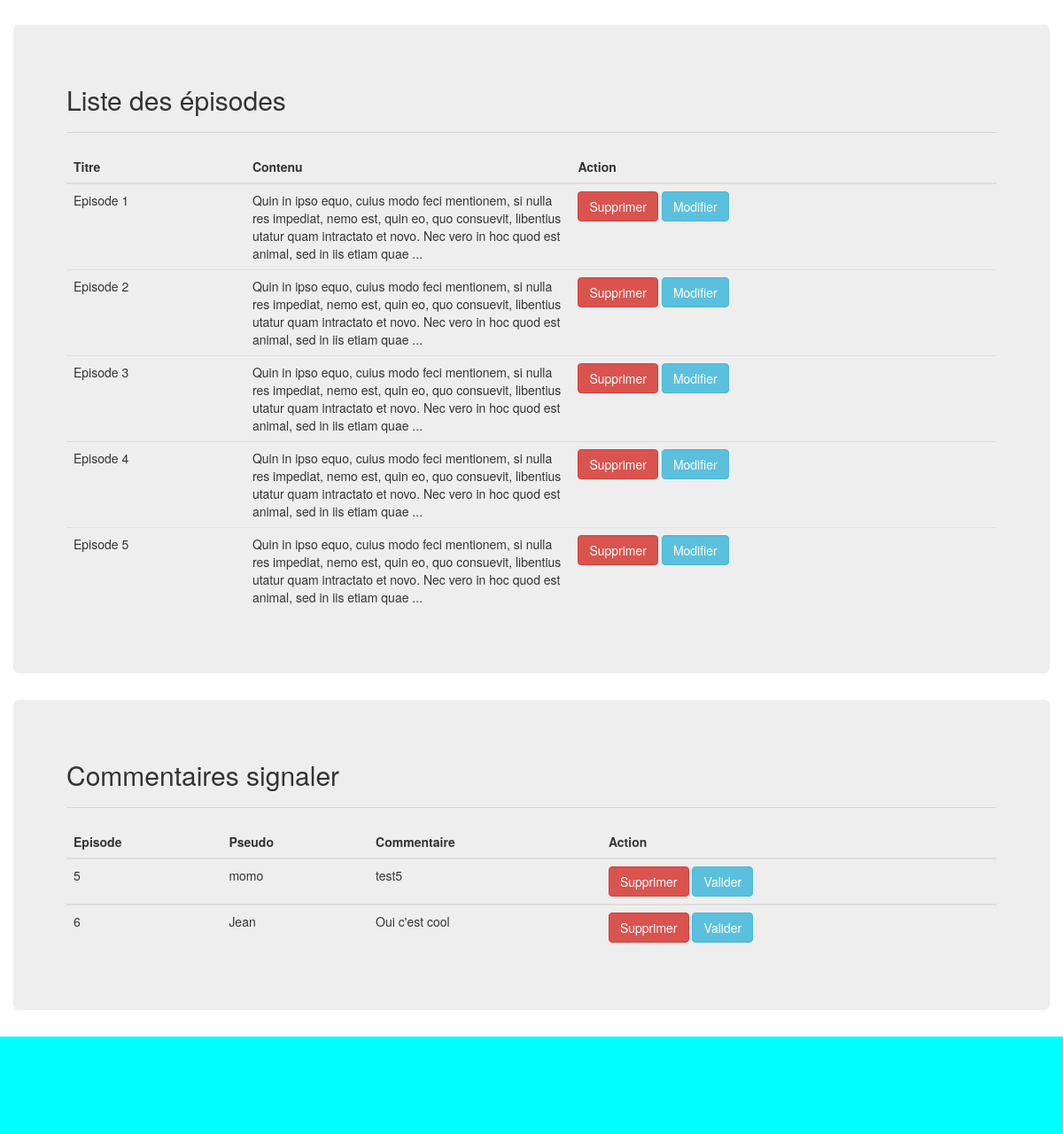
Page /Admin/index.php (signed in, lower part) on the earlier database version.
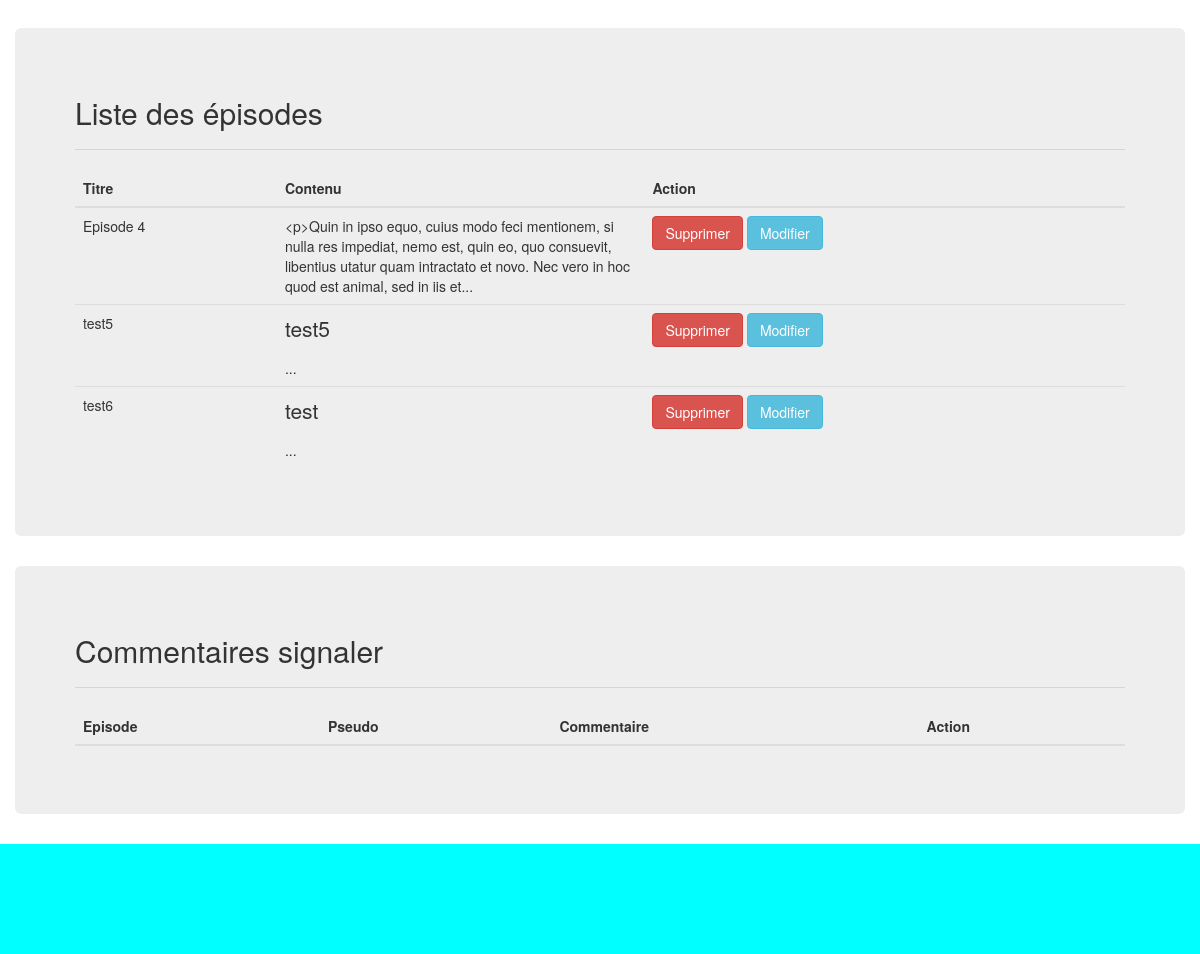
Same page on the later database version.
### tables this page shows
CREATE TABLE `billets` (
  `ID` int(11) NOT NULL,
  `titre` varchar(255) NOT NULL,
  `image` varchar(1000) NOT NULL,
  `contenu` text NOT NULL,
  `date_creation` datetime NOT NULL
);

CREATE TABLE `commentaires` (
  `ID` int(11) NOT NULL,
  `pseudo` varchar(255) NOT NULL,
  `commentaire` text NOT NULL,
  `id_billet` int(11) NOT NULL,
  `date_creation` datetime DEFAULT NULL,
  `signaler` int(11) NOT NULL DEFAULT '0'
);

### Admin/Controleur/ControleurAdmin.php (called while the page is built, shortened)
<?php
require_once 'Model/Admin.php';
require_once 'Vue/Vue.php';
class ControleurAdmin {
	private $admin;
  	public function __construct() {
    	$this->admin = new Admin();
  	}
  	public function AcceuilAdm() {
      $modifArticle = '';
      $billets = $this->admin->getBillets();
      $alertes = $this->admin->getAlertes();
      $vue = new Vue("Admin");
      $vue->generer(array(
        'billets' => $billets,
        'alertes' => $alertes,
        'modifArticle' => $modifArticle));
  }
}

### Admin/index.php (called while the page is built)
<?php
require 'Controleur/RouteurAdmin.php';
$routeur = new Routeur();
$routeur->routerRequete();

### Admin/Model/Admin.php (called while the page is built, shortened)
<?php
require_once 'Model/Modele.php';
class Admin extends Modele {
  public function getBillets() {
    $sql = 'select ID as id, DATE_FORMAT(date_creation, "%d/%m/%Y à %Hh%imin%ss") as date, titre, image, contenu from billets LIMIT 0,5';
    $billets = $this->executerRequete($sql);
    return $billets;
  }
  public function getAlertes() {
    $sql = 'SELECT ID, id_billet, pseudo, commentaire FROM commentaires WHERE signaler = 1';
    $alertes = $this->executerRequete($sql);
    return $alertes;
  }
}

### Admin/Model/Modele.php (called while the page is built)
<?php
abstract class Modele {
  private $bdd;
  protected function executerRequete($sql, $params = null) {
    if ($params == null) {
      $resultat = $this->getBdd()->query($sql);
    }
    else {
      $resultat = $this->getBdd()->prepare($sql);
      $resultat->execute($params);
    }
    return $resultat;
  }
  private function getBdd() {
    if ($this->bdd == null) {
      $this->bdd = new PDO('mysql:host=localhost;dbname=blog;charset=utf8',
        'root', '', array(PDO::ATTR_ERRMODE => PDO::ERRMODE_EXCEPTION));
    }
    return $this->bdd;
  }
}

### Admin/Vue/vueAdmin.php (the view, shortened to what this page needs)
<div class="container">
  <div class="row">
    <div class="jumbotron">
        <h2>Liste des épisodes</h2><hr>
        <table class="table table-hover">
            <thead>
            <tr>
                <th>Titre</th>
                <th>Contenu</th>
                <th>Action</th>
            </tr>
            </thead>
            <tbody>
            <?php foreach ($billets as $billet): ?>
                <tr>
                    <td><?= $billet['titre'] ?></td>
                    <td style ="width : 35%"><?= substr($billet['contenu'], 0, 200) . "..." ?></td>
                    <td><a class="btn btn-danger" href="index.php?supprimer=<?= $billet['id'] ?>"><i class="fa fa-trash-o" aria-hidden="true"></i> Supprimer</a>
                        <a id="Bouton1" class="btn btn-info" href="index.php?modifier=<?= $billet['id'] ?>"><i class="fa fa-pencil-square-o" aria-hidden="true"></i> Modifier</a></td>
                </tr>
            <?php endforeach; ?>
            </tbody>
        </table>
    </div>
    <div class="jumbotron" style = "<?php ?>">
        <h2>Commentaires signaler</h2><hr>
            <table class="table table-hover">
                  <thead>
                    <tr>
                      <th>Episode</th>
                      <th>Pseudo</th>
                      <th>Commentaire</th>
                      <th>Action</th>
                    </tr>
                  </thead>
                  <?php foreach ($alertes as $alerte): ?>
                  <tbody>
                  <tr>
                    <td><?= $alerte['id_billet'] ?></td>
                    <td><?= $alerte['pseudo'] ?></td>
                    <td><?= $alerte['commentaire'] ?></td>
                    <td>
                        <a class="btn btn-danger" id=<?= $alerte['ID'] ?> href="index.php?suppr=<?= $alerte['ID'] ?>"><i class="fa fa-trash-o" aria-hidden="true"></i> Supprimer</a>
                        <a class="btn btn-info" href="index.php?valide=<?= $alerte['ID'] ?>"><i class="fa fa-pencil-square-o" aria-hidden="true"></i> Valider</a>
                    </td>
                  </tr>
                  </tbody>
                  <?php endforeach; ?>
            </table>
    </div>
  </div>
</div>

### Admin/Vue/gabarit.php (shortened to what this page needs)
<!DOCTYPE html>
<html lang="fr">
<?php include 'Include/headAdm.php'; ?>
<body>
<?= $contenu ?>
<footer>
    <div style="background-color: aqua; height: 110px;">
    </div>
</footer>
</body>
</html>

### Admin/Include/headAdm.php (shortened to what this page needs)
<head>
    <link href="https://maxcdn.bootstrapcdn.com/bootstrap/3.3.7/css/bootstrap.min.css" rel="stylesheet">
</head>

### Admin/Controleur/RouteurAdmin.php (shortened to what this page needs)
<?php
require_once 'Controleur/ControleurAdmin.php';
require_once 'Vue/Vue.php';
class Routeur {
  public function routerRequete() {
        try {
            if (isset($_SESSION['admin'])) {
                $this->ctrlAdmin = new ControleurAdmin();
                $this->ctrlAdmin->AcceuilAdm();
            } else {
                $this->ctrlLogin = new ControleurLogin();
                $this->ctrlLogin->Connexion();
            }
            }
        catch (Exception $e) {
            $this->erreur($e->getMessage());
        }
    }
}

### Admin/Vue/Vue.php (shortened to what this page needs)
<?php
class Vue {
  private $fichier;
  private $titre;
  public function __construct($action) {
    $this->fichier = "Vue/vue" . $action . ".php";
  }
  public function generer($donnees) {
    $contenu = $this->genererFichier($this->fichier, $donnees);
    $vue = $this->genererFichier('Vue/gabarit.php',
      array('titre' => $this->titre, 'contenu' => $contenu));
    echo $vue;
  }
  private function genererFichier($fichier, $donnees) {
    if (file_exists($fichier)) {
      extract($donnees);
      require $fichier;
      return ob_get_clean();
    }
    else {
      throw new Exception("Fichier '$fichier' introuvable");
    }
  }
}

Differences in the rows shown:
removed billets: titre "Episode 1", contenu "Quin in ipso equo, cuius modo feci mentionem, si nulla res impediat, nemo est, quin eo, quo consuevit, libentius utatur quam intractato et novo. Nec vero in hoc quod est animal, sed in iis etiam quae"
removed billets: titre "Episode 2", contenu "Quin in ipso equo, cuius modo feci mentionem, si nulla res impediat, nemo est, quin eo, quo consuevit, libentius utatur quam intractato et novo. Nec vero in hoc quod est animal, sed in iis etiam quae"
removed billets: titre "Episode 3", contenu "Quin in ipso equo, cuius modo feci mentionem, si nulla res impediat, nemo est, quin eo, quo consuevit, libentius utatur quam intractato et novo. Nec vero in hoc quod est animal, sed in iis etiam quae"
removed billets: titre "Episode 5", contenu "Quin in ipso equo, cuius modo feci mentionem, si nulla res impediat, nemo est, quin eo, quo consuevit, libentius utatur quam intractato et novo. Nec vero in hoc quod est animal, sed in iis etiam quae"
removed commentaires: id_billet "5", pseudo "momo", commentaire "test5"
removed commentaires: id_billet "6", pseudo "Jean", commentaire "Oui c'est cool"
changed billets "Episode 4": contenu "Quin in ipso equo, cuius modo feci mentionem, si nulla res impediat, nemo est, quin eo, quo consuevit, libentius utatur quam intractato et novo. Nec vero in hoc quod est animal, sed in iis etiam quae" → "<p>Quin in ipso equo, cuius modo feci mentionem, si nulla res impediat, nemo est, quin eo, quo consuevit, libentius utatur quam intractato et novo. Nec vero in hoc quod est animal, sed in iis et"
added billets: titre "test5", contenu "test5"
added billets: titre "test6", contenu "test"
